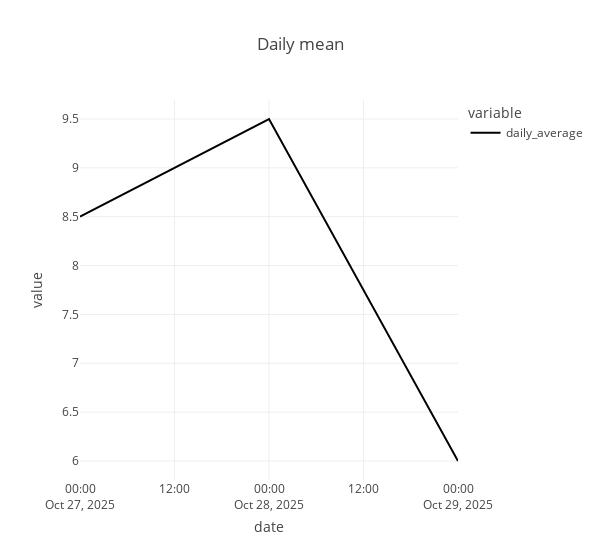

The cell this chart's notebook holds for it:
### Code cell
# |exporti

st.subheader("Ploting")

import plotly.express as px

df_daily = df_date.mean(axis=1).rename("daily_average")
fig = px.line(df_daily, title="Daily mean", width=600)
st.write(fig)

### Figure 1 — Plotly figure (JSON) as saved in the notebook; plotly's stock layout.template omitted (floating-point values rounded to 4 significant figures)
{"data": [{"hovertemplate": "variable=daily_average<br>date=%{x}<br>value=%{y}<extra></extra>", "legendgroup": "daily_average", "line": {"color": "#000001", "dash": "solid"}, "marker": {"symbol": "circle"}, "mode": "lines", "name": "daily_average", "orientation": "v", "showlegend": true, "type": "scatter", "x": ["2025-10-27T00:00:00.000000000", "2025-10-28T00:00:00.000000000", "2025-10-29T00:00:00.000000000"], "xaxis": "x", "y": [8.5, 9.5, 6.0], "yaxis": "y"}], "layout": {"legend": {"title": {"text": "variable"}, "tracegroupgap": 0}, "title": {"text": "Daily mean"}, "width": 600, "xaxis": {"anchor": "y", "domain": [0, 1], "title": {"text": "date"}}, "yaxis": {"anchor": "x", "domain": [0, 1], "title": {"text": "value"}}}}
